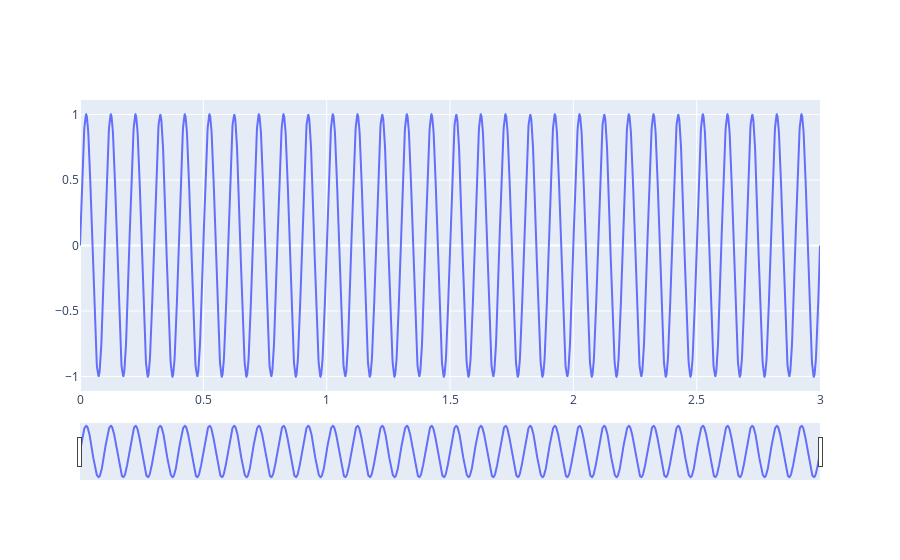

Write notebook code for a chart like this one.
### Code cell
# create figure
fig = go.Figure()
fig.add_trace( go.Scatter(x=te,y=x_e))

fig.update_layout(
    title_text="Time series with range slider and selectors"
    
)

# Add range slider
fig.update_layout(
    xaxis=dict(
        
        rangeslider=dict(
            visible=True
        ),
        type="linear"
    )
)
fig.show()

### Figure 1 — Plotly figure (JSON) as saved in the notebook; plotly's stock layout.template omitted (floating-point values rounded to 4 significant figures; data arrays with more than 128 entries replaced by an {"elided": "..."} marker saying what was removed)
{"data": [{"type": "scatter", "x": {"elided": "3001 float values"}, "y": {"elided": "3001 float values"}}], "layout": {"xaxis": {"rangeslider": {"visible": true}, "type": "linear"}}}
